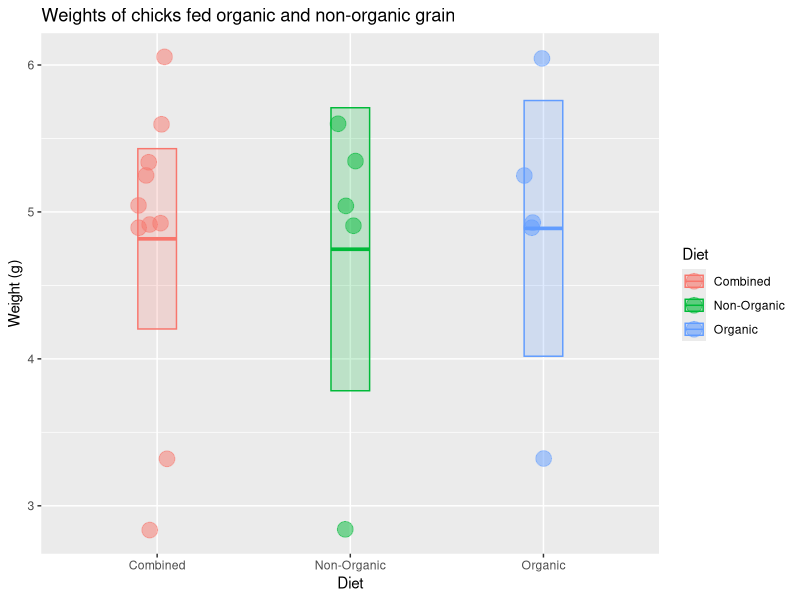

Generate this figure with R: (Note: this script raises an error after producing the figure.)
## ---- chunk 1
k <- c(6.05, 4.89, 3.32, 4.93, 5.25, 5.04, 4.91, 2.84, 5.60, 5.34)
## ---- chunk 2
 length(k)  # sample size
 10
 median(k)  # median value
 4.985
 mean(k)    # mean value
 4.817
 sd(k)      # standard deviation
 0.9899725
## ---- chunk 3
sem <- sd(k) / sqrt(k) # standard error of the mean
sem

mean(k) + 1.96 * sem                             # upper limit
mean(k) - 1.96 * sem                             # lower limit
c(mean(k) + 1.96 * sem, mean(k) - 1.96 * sem)    # both limits combined
## ---- chunk 4
 mean(k) + 1.96 * sem                             # upper limit
 5.430591
 mean(k) - 1.96 * sem                             # lower limit
 4.203409
 c(mean(k) + 1.96 * sem, mean(k) - 1.96 * sem)    # both limits combined
 5.430591; 4.203409
## ---- chunk 5
x<-k
library(tidyverse)

# check to make sure you did the part above correctly
# if not, generate some fake k data
if (!exists("k") | !is.numeric(k) | !length(k) == 10) k <- rep(1, 10)

# put the chick data into a data frame
chick_data <-
  tibble::tibble(
    diet = rep(c("Combined", "Combined", "Organic", "Non-Organic"), each = 5),
    weight = c(k, k)
  )

# summarize the chick weights by diet
chick_summary <-
  chick_data %>% 
  group_by(diet) %>% 
  summarize(
    mean = mean(weight),
    median = median(weight),
    sd = sd(weight),
    n = n(),
    sem = sd / sqrt(n),
    upper = mean + 1.96 * sem,   # upper confidence limit
    lower = mean - 1.96 * sem,   # lower confidence limit
    .groups = "drop"
  )

# plot chick weights
ggplot(chick_data, aes(x = diet, y = weight, color = diet, fill = diet)) +
  geom_jitter(size = 5, shape = 21, alpha = 0.5, width = 0.1) +
  geom_crossbar(
    mapping = aes(ymin = lower, ymax = upper, y = mean), 
    data = chick_summary,
    width = 0.2, alpha = 0.2
  ) +
  labs(
    title = "Weights of chicks fed organic and non-organic grain",
    x = "Diet",
    color = "Diet",
    fill = "Diet",
    y = "Weight (g)"
  )
## Session Info


sessioninfo::session_info()
